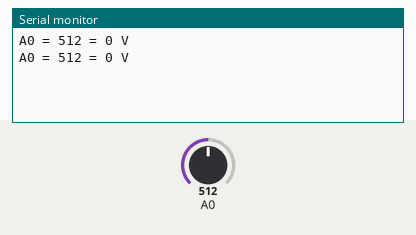
Bench run of a sketch on a simulated Arduino Uno, built with avr-gcc and run on an emulated ATmega328P. Parts: the last lines printed to the serial monitor. The inputs (shaded band) are chosen by the test bench; at power-on: A0 = 512.

Above: at 1.8 s.
1.9 s: A0 set to 716
At 2.4 s:
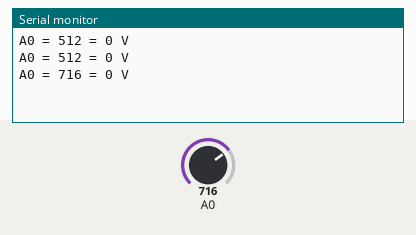
3.4 s: A0 set to 900
At 4.8 s:
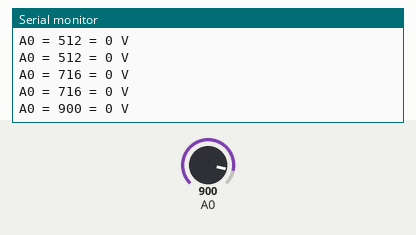
Timing chart, 0 to 6.4 s (numbered marks = the images above; inputs shaded):
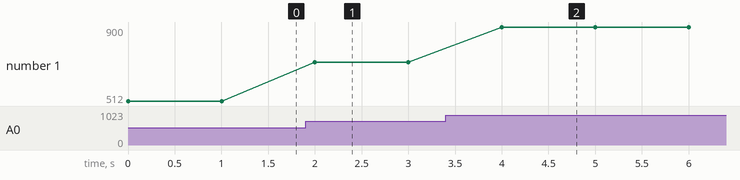

Measured:
- after the input at 1.9 s, the serial monitor: prints a new line after 0.10 s (image 1)
- after the input at 3.4 s, the serial monitor: prints a new line after 0.60 s (image 2)
- plotted number 1: 512 → 716 after the input at 1.9 s, 716 → 900 after the input at 3.4 s

The sketch:

voltmeter.ino
```cpp
/*
 * Author: Clemens Valens (www.polyvalens.com)
 * Book: Mastering Microcontrollers Helped By Arduino
 * WWW: www.elektor.com/arduinobook
 * ISBN: 978-1-907920-23-3
 *
 * voltmeter
 */

void setup(void)
{
  Serial.begin(9600);
}

void loop(void)
{
  int v = analogRead(A0);
  Serial.print("A0 = ");
  Serial.print(v);
  Serial.print(" = ");
  Serial.print(v/1024*5);
  Serial.println(" V");
  delay(1000);
}
```
